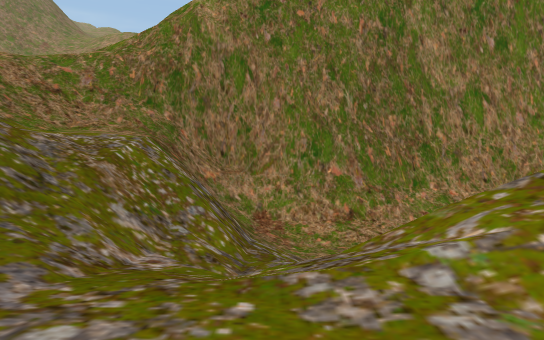
view 1 (above)

17 first-person views from a walk through a 3-D level made in the Unity game engine. The camera is 1.2 m above the floor, tilts 4° down and sees 70° across. The floor is counted in squares, 2 m on a side. Each view is taken from the middle of a square. On the plan, view 1 faces up. The plan holds only what a view shows up to about 11 squares ahead; the rest is blank. The place goes on beyond the plan. The player is left out.

view 2
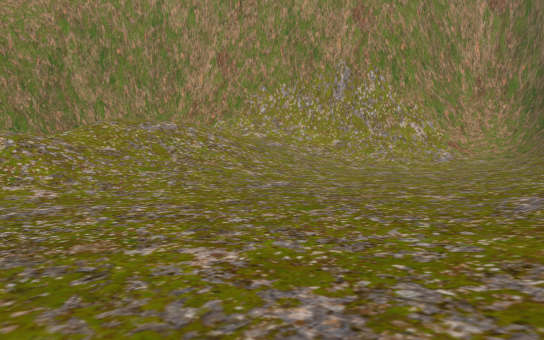

view 3
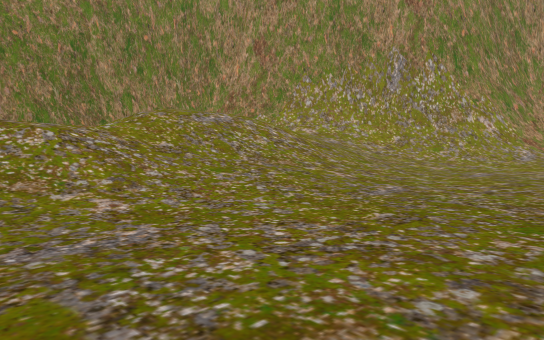

view 4
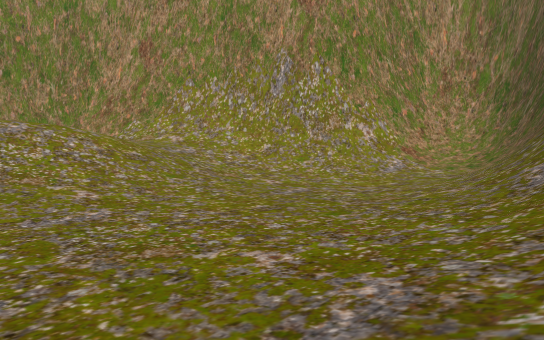

view 5
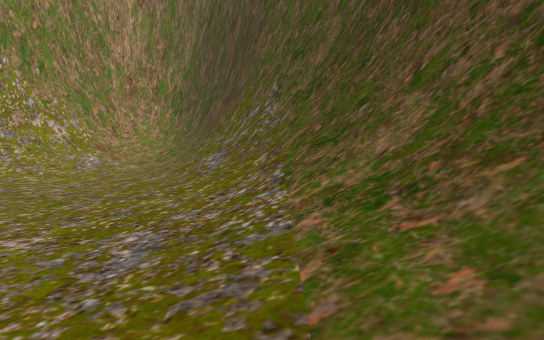

view 6
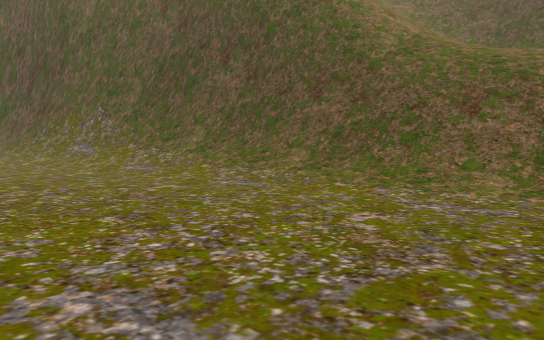

view 7
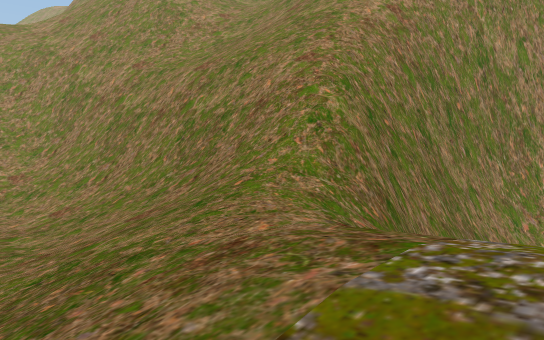

view 8
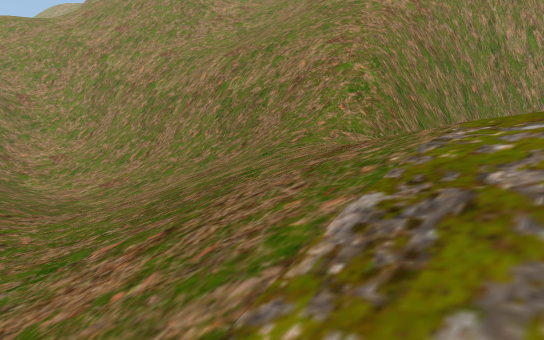

view 9
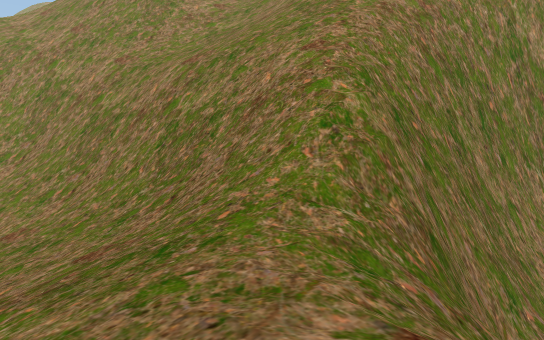

view 10
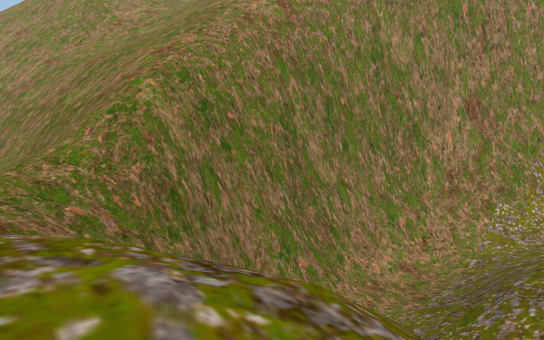

view 11
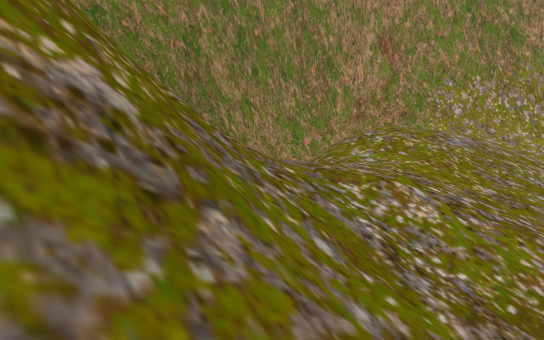

view 12
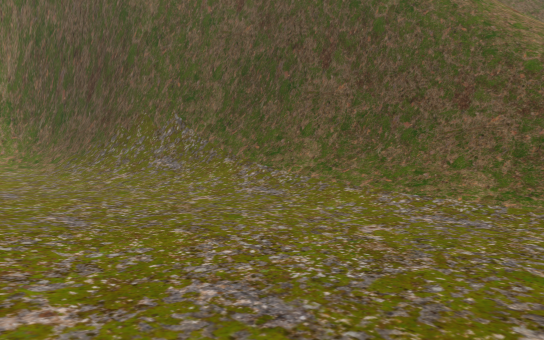

view 13
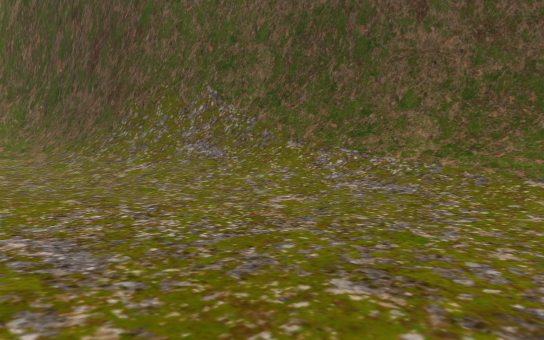

view 14
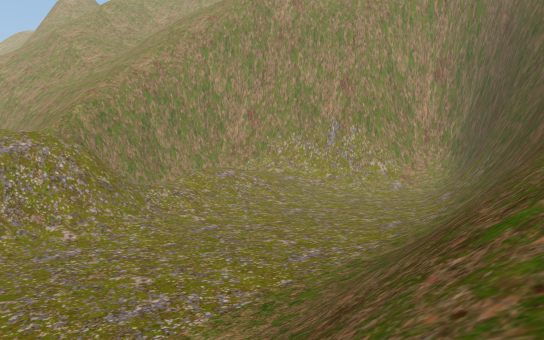

view 15
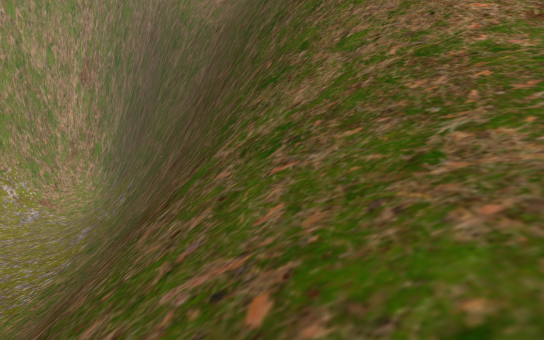

view 16
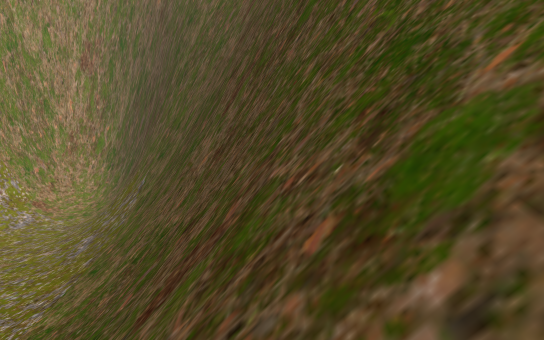

view 17
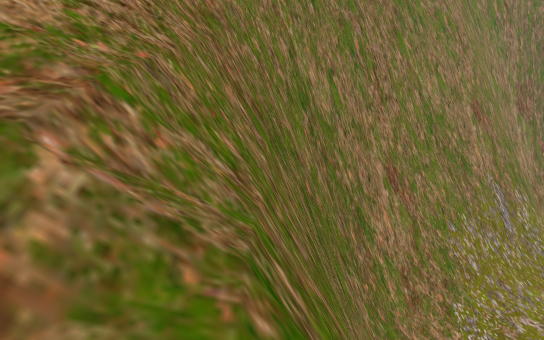

### Floor plan
Key: @ floor where view 1 was taken; # wall or solid block; . main floor; : floor 1.5 m higher than the main floor; + floor 3 m higher than the main floor; * floor 4.75 m higher than the main floor; / step, stairs or slope; = window, fence, low wall or low ledge; v drop or lower ground.
Columns run from 7 left of view 1 to 13 right of it. Each row starts with its distance up from view 1.
 17     /#
 16   ///#
 15   ///#v/
 14   ///#v//
 13   ///#v///
 12   /+/#v////
 11  /+//#v////
 10  /+//#v////
  9  /+//#/////
  8  +///////=vvv
  7  +//////vvvvvv
  6 +////#######  vv
  5 ///*/=######## vv
  4 //////=/::://## vv
  3 //*/ /////////## v
  2   **////////://#
  1   /////://///:/##
  0   =v=//@////////##
 -1   //////:://:::/###
 -2  ..............:/###
 -3  ...............://##
 -4  ...............::/##
 -5  ............://=###
 -6  .........:///=### v
 -7   ....::////=###
 -8   ////////##### v
 -9   /////#####  vvv
-10  //////### vvvv
-11 ///////=vvvvv
-12    /////=
-13    /////

Where each view was taken, in squares from view 1:
view 1: 0 up, 0 right, facing up
view 2: 7 down, 2 left, facing up-right
view 3: 5 down, 2 left, facing up-right
view 4: 7 down, 1 right, facing up-right
view 5: 7 down, 0 right, facing right
view 6: 2 down, 6 left, facing down-right
view 7: 3 up, 6 left, facing up-right
view 8: 3 up, 7 left, facing up-right
view 9: 4 up, 5 left, facing up-right
view 10: 1 up, 4 left, facing up-right
view 11: 1 down, 3 left, facing up-right
view 12: 1 down, 3 left, facing down-right
view 13: 2 down, 0 right, facing down-right
view 14: 11 down, 7 left, facing up-right
view 15: 11 down, 4 left, facing right
view 16: 10 down, 2 left, facing right
view 17: 7 up, 1 left, facing right
